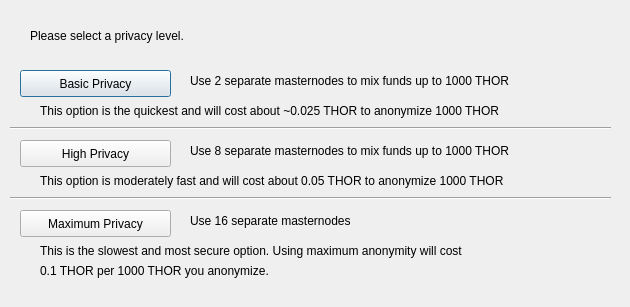
<?xml version="1.0" encoding="UTF-8"?>
<ui version="4.0">
 <class>DarksendConfig</class>
 <widget class="QDialog" name="DarksendConfig">
  <property name="geometry">
   <rect>
    <x>0</x>
    <y>0</y>
    <width>630</width>
    <height>307</height>
   </rect>
  </property>
  <property name="windowTitle">
   <string>Configure PrivateSend</string>
  </property>
  <widget class="QPushButton" name="buttonBasic">
   <property name="geometry">
    <rect>
     <x>20</x>
     <y>70</y>
     <width>151</width>
     <height>27</height>
    </rect>
   </property>
   <property name="text">
    <string>Basic Privacy</string>
   </property>
  </widget>
  <widget class="QPushButton" name="buttonHigh">
   <property name="geometry">
    <rect>
     <x>20</x>
     <y>140</y>
     <width>151</width>
     <height>27</height>
    </rect>
   </property>
   <property name="text">
    <string>High Privacy</string>
   </property>
  </widget>
  <widget class="QPushButton" name="buttonMax">
   <property name="geometry">
    <rect>
     <x>20</x>
     <y>210</y>
     <width>151</width>
     <height>27</height>
    </rect>
   </property>
   <property name="text">
    <string>Maximum Privacy</string>
   </property>
  </widget>
  <widget class="QLabel" name="label">
   <property name="geometry">
    <rect>
     <x>30</x>
     <y>20</y>
     <width>571</width>
     <height>31</height>
    </rect>
   </property>
   <property name="text">
    <string>Please select a privacy level.</string>
   </property>
  </widget>
  <widget class="QLabel" name="label_2">
   <property name="geometry">
    <rect>
     <x>190</x>
     <y>70</y>
     <width>421</width>
     <height>21</height>
    </rect>
   </property>
   <property name="text">
    <string>Use 2 separate masternodes to mix funds up to 1000 THOR</string>
   </property>
  </widget>
  <widget class="QLabel" name="label_3">
   <property name="geometry">
    <rect>
     <x>190</x>
     <y>140</y>
     <width>411</width>
     <height>21</height>
    </rect>
   </property>
   <property name="text">
    <string>Use 8 separate masternodes to mix funds up to 1000 THOR</string>
   </property>
  </widget>
  <widget class="QLabel" name="label_4">
   <property name="geometry">
    <rect>
     <x>190</x>
     <y>210</y>
     <width>421</width>
     <height>21</height>
    </rect>
   </property>
   <property name="text">
    <string>Use 16 separate masternodes</string>
   </property>
  </widget>
  <widget class="QLabel" name="label_6">
   <property name="geometry">
    <rect>
     <x>40</x>
     <y>100</y>
     <width>561</width>
     <height>21</height>
    </rect>
   </property>
   <property name="text">
    <string>This option is the quickest and will cost about ~0.025 THOR to anonymize 1000 THOR</string>
   </property>
  </widget>
  <widget class="QLabel" name="label_7">
   <property name="geometry">
    <rect>
     <x>40</x>
     <y>170</y>
     <width>561</width>
     <height>21</height>
    </rect>
   </property>
   <property name="text">
    <string>This option is moderately fast and will cost about 0.05 THOR to anonymize 1000 THOR</string>
   </property>
  </widget>
  <widget class="QLabel" name="label_8">
   <property name="geometry">
    <rect>
     <x>40</x>
     <y>240</y>
     <width>561</width>
     <height>21</height>
    </rect>
   </property>
   <property name="text">
    <string>This is the slowest and most secure option. Using maximum anonymity will cost</string>
   </property>
  </widget>
  <widget class="QLabel" name="label_9">
   <property name="geometry">
    <rect>
     <x>40</x>
     <y>260</y>
     <width>561</width>
     <height>21</height>
    </rect>
   </property>
   <property name="text">
    <string>0.1 THOR per 1000 THOR you anonymize.</string>
   </property>
  </widget>
  <widget class="Line" name="line">
   <property name="geometry">
    <rect>
     <x>10</x>
     <y>120</y>
     <width>601</width>
     <height>16</height>
    </rect>
   </property>
   <property name="orientation">
    <enum>Qt::Horizontal</enum>
   </property>
  </widget>
  <widget class="Line" name="line_2">
   <property name="geometry">
    <rect>
     <x>10</x>
     <y>190</y>
     <width>601</width>
     <height>16</height>
    </rect>
   </property>
   <property name="orientation">
    <enum>Qt::Horizontal</enum>
   </property>
  </widget>
 </widget>
 <resources/>
 <connections/>
</ui>
